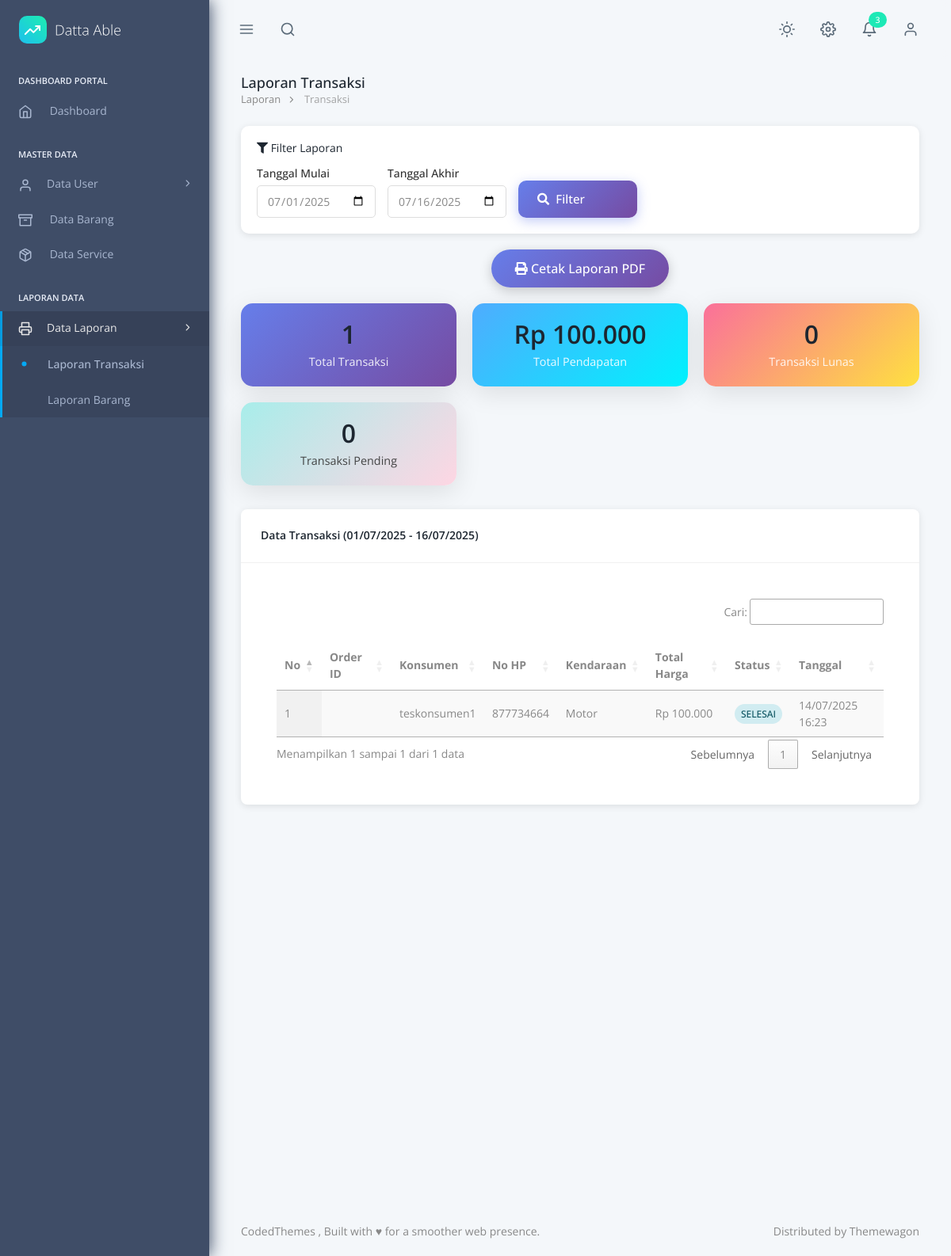
Page /dashboard/admin/laporan_transaksi.php on the earlier database version.
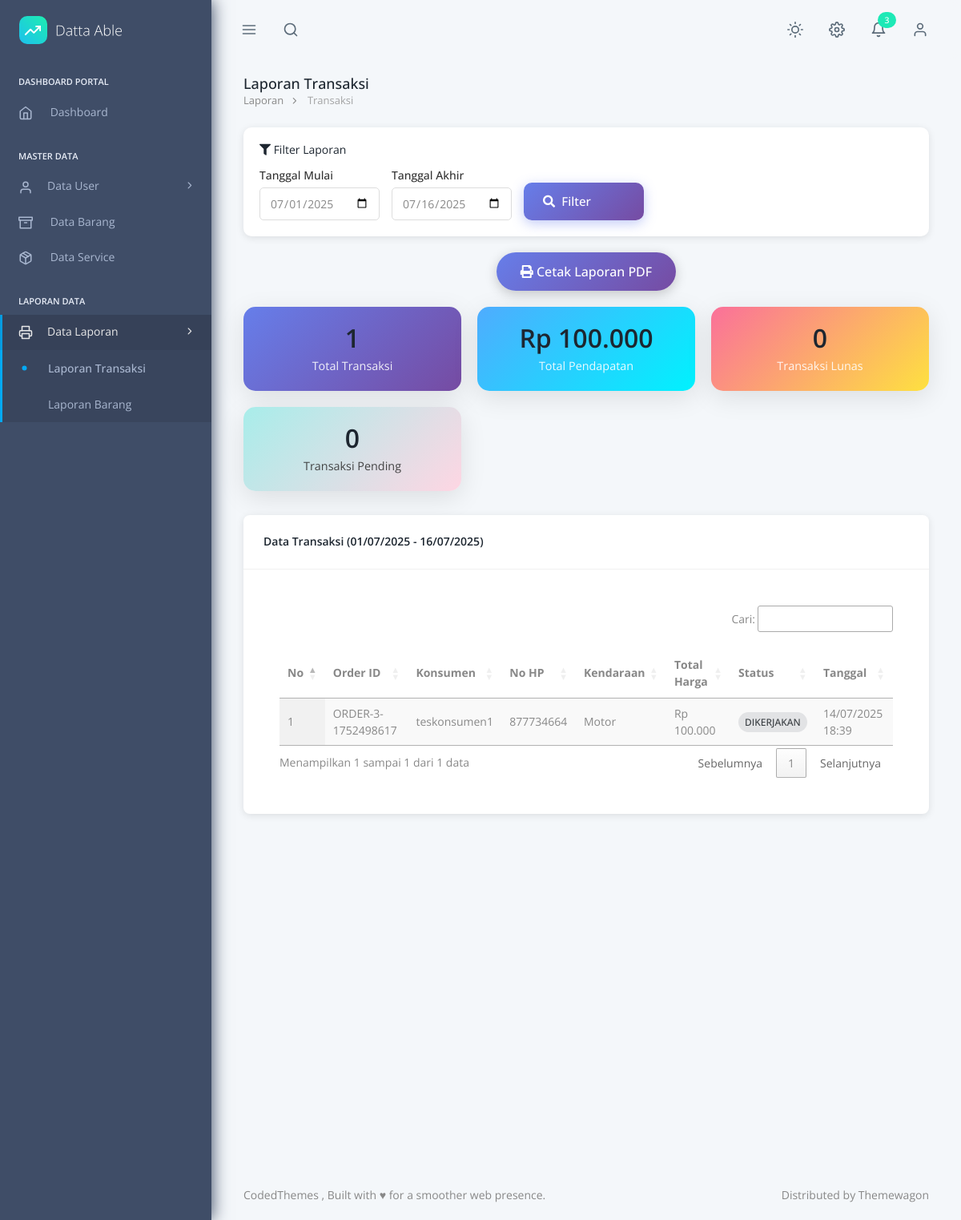
Same page on the later database version.
### tables this page shows
CREATE TABLE `tb_transaksi` (
  `id_transaksi` bigint(11) NOT NULL,
  `id_user` bigint(11) NOT NULL,
  `type_kendaraan` varchar(255) NOT NULL,
  `total_harga` decimal(10,2) DEFAULT NULL,
  `status_pembayaran` enum('pending','paid','failed','cancelled','menunggu','dikerjakan','selesai') NOT NULL,
  `order_id` varchar(100) DEFAULT NULL,
  `snap_token` text DEFAULT NULL,
  `created_at` datetime DEFAULT NULL,
  `updated_at` datetime DEFAULT NULL
);

CREATE TABLE `tb_user` (
  `id_user` bigint(11) NOT NULL,
  `nama` varchar(255) NOT NULL,
  `nohp` int(20) NOT NULL,
  `email` varchar(255) NOT NULL,
  `password` varchar(255) NOT NULL,
  `role` enum('administrator','kasir','mekanik','konsumen') NOT NULL,
  `photo_profile` text DEFAULT NULL,
  `created_at` datetime DEFAULT NULL,
  `updated_at` datetime DEFAULT NULL
);

### dashboard/admin/laporan_transaksi.php (the view, shortened to what the changed rows need)
<?php
include '../../db/koneksi.php';
$start_date = date('Y-m-01');
$end_date = date('Y-m-d');
$query = "
    SELECT
        t.id_transaksi,
        t.order_id,
        u.nama as nama_konsumen,
        u.nohp,
        u.email,
        t.type_kendaraan,
        t.total_harga,
        t.status_pembayaran,
        t.created_at,
        t.updated_at
    FROM tb_transaksi t
    JOIN tb_user u ON t.id_user = u.id_user
    WHERE DATE(t.created_at) BETWEEN ? AND ?
    ORDER BY t.created_at DESC
";
$stmt = $pdo->prepare($query);
$stmt->execute([$start_date, $end_date]);
$transaksi = $stmt->fetchAll();
$transaksi_paid = array_filter($transaksi, function ($t) {
    return $t['status_pembayaran'] == 'paid';
});
$transaksi_pending = array_filter($transaksi, function ($t) {
    return $t['status_pembayaran'] == 'pending';
});
$count_paid = count($transaksi_paid);
$count_pending = count($transaksi_pending);
?>
<!doctype html>
<html lang="en" data-pc-preset="preset-1" data-pc-sidebar-caption="true" data-pc-direction="ltr" dir="ltr" data-pc-theme="light">
<head>
    <link rel="stylesheet" href="../../assets/fonts/phosphor/duotone/style.css" />
    <link rel="stylesheet" href="../../assets/fonts/tabler-icons.min.css" />
    <link rel="stylesheet" href="../../assets/fonts/feather.css" />
    <link rel="stylesheet" href="../../assets/fonts/fontawesome.css" />
    <link rel="stylesheet" href="../../assets/fonts/material.css" />
    <link rel="stylesheet" href="../../assets/css/style.css" id="main-style-link" />
    <link rel="stylesheet" href="https://cdn.datatables.net/1.13.7/css/jquery.dataTables.min.css">
    <link rel="stylesheet" href="https://cdn.datatables.net/buttons/2.4.2/css/buttons.dataTables.min.css">
    <link rel="stylesheet" href="https://cdn.jsdelivr.net/npm/sweetalert2@11/dist/sweetalert2.min.css">
</head>
<body>
    <div class="pc-container">
        <div class="pc-content">
            <div class="print-content">
                <div class="summary-cards">
                    <div class="summary-card warning">
                        <h3><?= $count_paid ?></h3>
                        <p>Transaksi Lunas</p>
                    </div>
                    <div class="summary-card info">
                        <h3><?= $count_pending ?></h3>
                        <p>Transaksi Pending</p>
                    </div>
                </div>
                <div class="grid grid-cols-12 gap-x-6">
                    <div class="col-span-12">
                        <div class="card">
                            <div class="card-body">
                                <table id="transaksiTable" class="display" style="width:100%">
                                    <thead>
                                        <tr>
                                            <th>No</th>
                                            <th>Order ID</th>
                                            <th>Konsumen</th>
                                            <th>No HP</th>
                                            <th>Kendaraan</th>
                                            <th>Total Harga</th>
                                            <th>Status</th>
                                            <th>Tanggal</th>
                                        </tr>
                                    </thead>
                                    <tbody>
                                        <?php foreach ($transaksi as $index => $t): ?>
                                            <tr>
                                                <td><?= $index + 1 ?></td>
                                                <td><?= htmlspecialchars($t['order_id']) ?></td>
                                                <td><?= htmlspecialchars($t['nama_konsumen']) ?></td>
                                                <td><?= htmlspecialchars($t['nohp']) ?></td>
                                                <td><?= htmlspecialchars($t['type_kendaraan']) ?></td>
                                                <td>Rp <?= number_format($t['total_harga'], 0, ',', '.') ?></td>
                                                <td>
                                                    <span class="status-badge status-<?= $t['status_pembayaran'] ?>">
                                                        <?= ucfirst($t['status_pembayaran']) ?>
                                                    </span>
                                                </td>
                                                <td><?= date('d/m/Y H:i', strtotime($t['created_at'])) ?></td>
                                            </tr>
                                        <?php endforeach; ?>
                                    </tbody>
                                </table>
                            </div>
                        </div>
                    </div>
                </div>
            </div>
        </div>
    </div>
</body>
</html>

Differences in the rows shown:
removed tb_transaksi: status_pembayaran "0", id_user.nama "teskonsumen1", id_user.nohp "877734664", type_kendaraan "Motor", total_harga "100.000", status_pembayaran "SELESAI", created_at "14/07/2025 16:23"
added tb_transaksi: status_pembayaran "0", order "ORDER-3-1752498617", id_user.nama "teskonsumen1", id_user.nohp "877734664", type_kendaraan "Motor", total_harga "100.000", status_pembayaran "DIKERJAKAN", created_at "14/07/2025 18:39"
